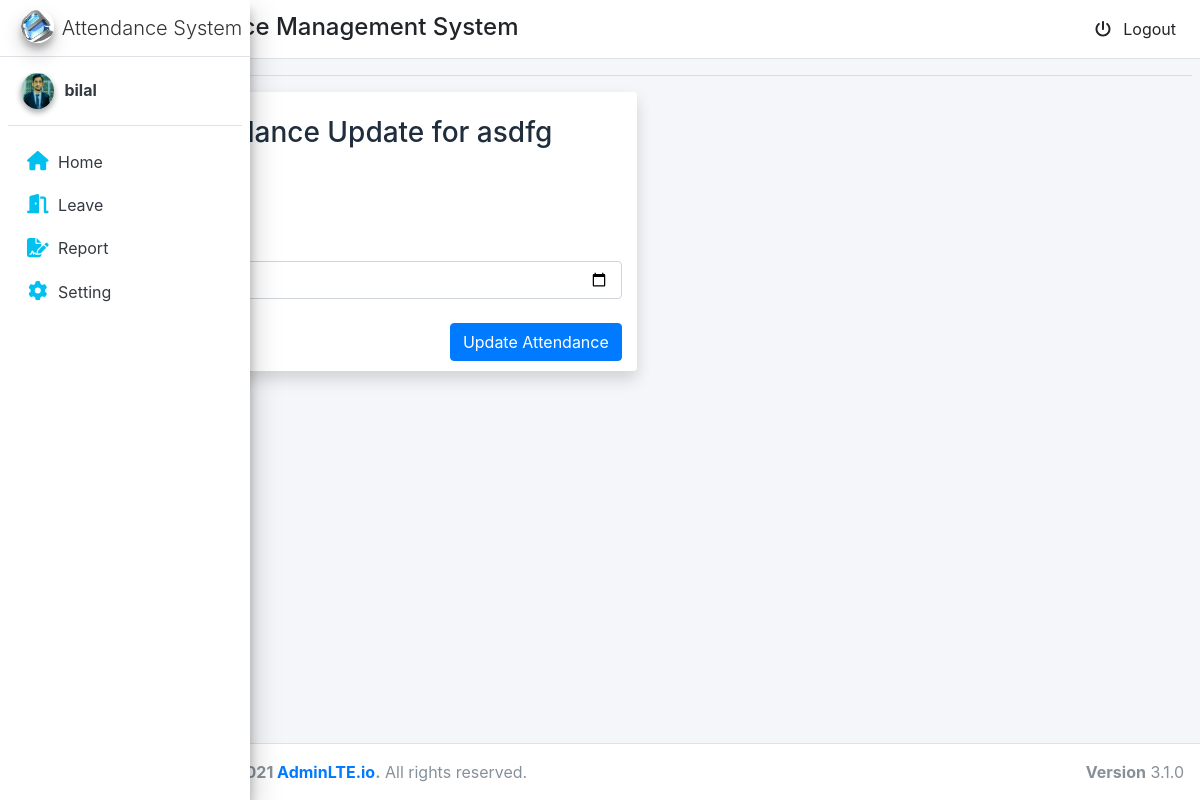
Page /adm/add/attendance/5 (signed in) on the committed database.
### account/models.py (models this page shows, shortened)
class MyUser(AbstractUser):
    USER_TYPE_CHOICES = (
        (1, 'student'),
        (2, 'admin'),
    )
    email = models.EmailField(verbose_name='Email', max_length=60, unique=True)
    user_type = models.PositiveSmallIntegerField(choices=USER_TYPE_CHOICES,default='1')
    phone=models.IntegerField(blank=True,null=True)
    picture = models.ImageField(upload_to='static/image/profile_pic/', null=True,blank=True)
    USERNAME_FIELD = 'email'
    username=None
    REQUIRED_FIELDS = []
    objects = CustomUserManager()

### adm/views.py (the view, shortened to what this page needs)
# urls.py: path('add/attendance/<int:pk>', views.add_attendance, name='add_attendance'),
def add_attendance(request, pk):
    student = MyUser.objects.get(id=pk)
    return render(request, 'add_attendance.html', {'student': student})

### adm/templates/add_attendance.html (shortened to what this page needs)
{% extends 'base.html' %}
{% block content %}
<div class="col-md-6 shadow bg-white rounded">
    <br>
    <div class="content-panel">
        <h3 class="text-center"> Attendance Update for {{student.first_name}}</h3>
        <div class="panel-body">
            <form class="form-horizontal add-ledger-form" action="{% url 'add_attendance' student.id %}" method="post"
                autocomplete="off">
                <div class="form-group">
                    <div class="col-sm-12">
                        <br>
                        <div class="form-check form-switch">
                            <label id='attendance_label' class="form-check-label" for="attendance">Absent</label>
                        </div>
                        <br>
                        <label><strong>Attendance Date</strong></label>
                        <input type="date" class="form-control mobile"  name="date" placeholder="dd-mm-yyyy" required><br>
                        <button type="submit" id="save" class="btn btn-primary ledger-submit-btn" style="float: right"
                            id="load">Update Attendance</button>
                        <br>
                        <br>
                    </div>
                </div>
            </form>
        </div>
    </div>
</div>
{% endblock %}

### templates/components/sidebar.html (shortened to what this page needs)
{% load cache %}
{% load static %}
<aside id="side_bar" class="main-sidebar sidebar-light-primary  elevation-4 ">
    <a href="" class="brand-link ">
        <img src="{% static 'image/ezi.jpg' %}" alt="AdminLTE Logo" class="brand-image img-circle elevation-3">
        <span class="brand-text font-weight-light text-center">Attendance System</span>
    </a>
    <div id="sidebarmenu">
        <div class="sidebar">
            <div class="user-panel mt-3 pb-3 mb-3 d-flex">
                <div class="image">
                    {% if request.user.picture %}
                    <img src="/{{request.user.picture}}" class="img-circle elevation-2" alt="Image">
                    {% else %}
                    <img src="{% static 'image/avatar3.png' %}" class="img-circle elevation-2" alt="Image">
                    {% endif %}
                </div>
                <div class="info">
                    <a href="" class="d-block"><strong>{{request.user.first_name}}</strong></a>
                </div>
            </div>
            <nav class="mt-2">
                <ul class="nav nav-pills nav-sidebar flex-column" data-widget="treeview" role="menu"
                    data-accordion="false">
                  {% if  request.user.user_type == 1 %}
                    <li class="nav-item">
                        <a href="{% url 'student_home' %}"
                            class="nav-link">
                            <i style="color: #00c0ef;" class="nav-icon fa fa-home"></i>
                            <p class="">
                                Home
                            </p>
                        </a>
                    </li>
                    <li class="nav-item">
                        <a href="{% url 'leave_table' %}" class="nav-link ">
                            <i style="color: #00c0ef;" class="nav-icon fas fa-door-open"></i>
                            <p>Leave </p>
                        </a>
                    </li>
                    <li class="nav-item">
                        <a href="{% url 'attendance_table' %}" class="nav-link ">
                            <i style="color: #00c0ef;" class="nav-icon fas fa-file-signature"></i>
                            <p>Report </p>
                        </a>
                    </li>
                    <li class="nav-item">
                        <a href="{% url 'update_profile' %}" class="nav-link ">
                            <i style="color: #00c0ef;" class="nav-icon fas fa-cog"></i>
                            <p>Setting</p>
                        </a>
                    </li>
                  {%endif %}
            </nav>
        </div>
    </div>
</aside>

### rows in the picture
MyUser: user.picture (picture), user.first_name "bilal"
MyUser: first_name "asdfg"
